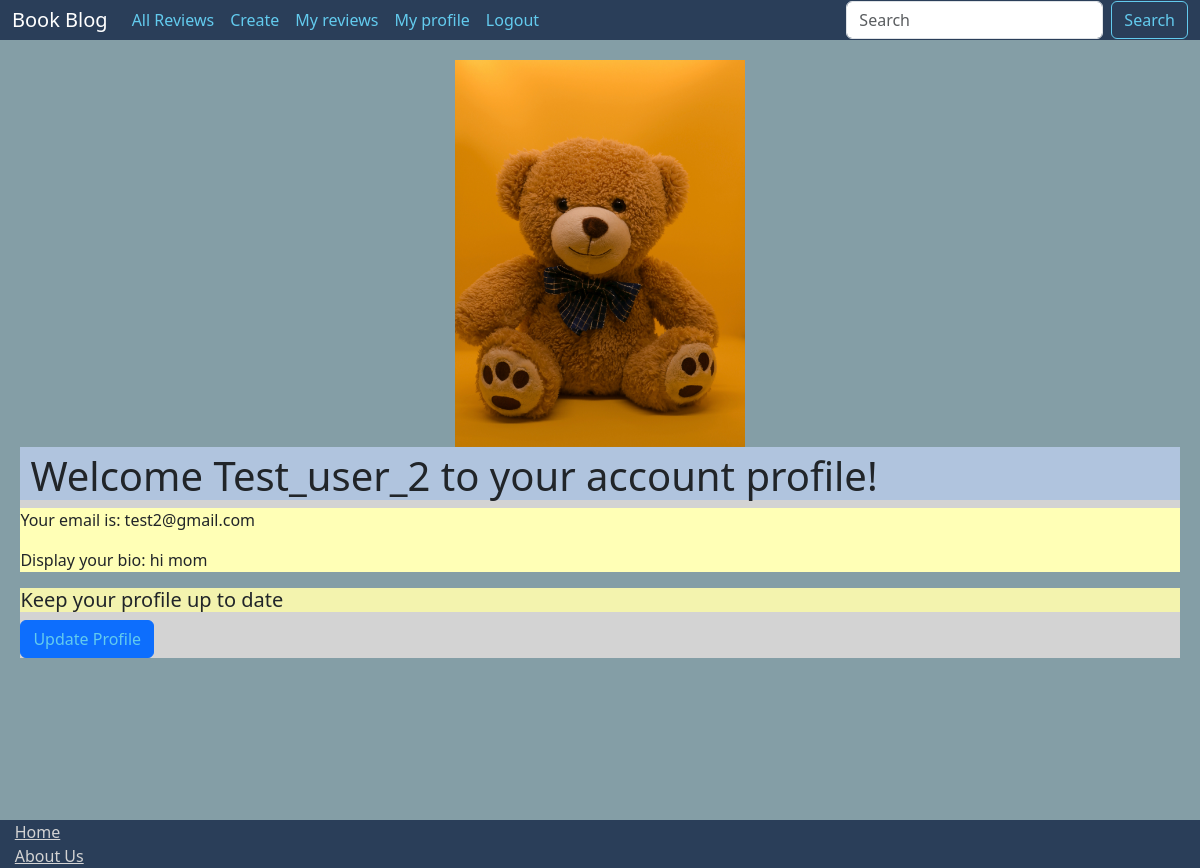
The page /accounts/profile/ (signed in) on the database as committed earlier.
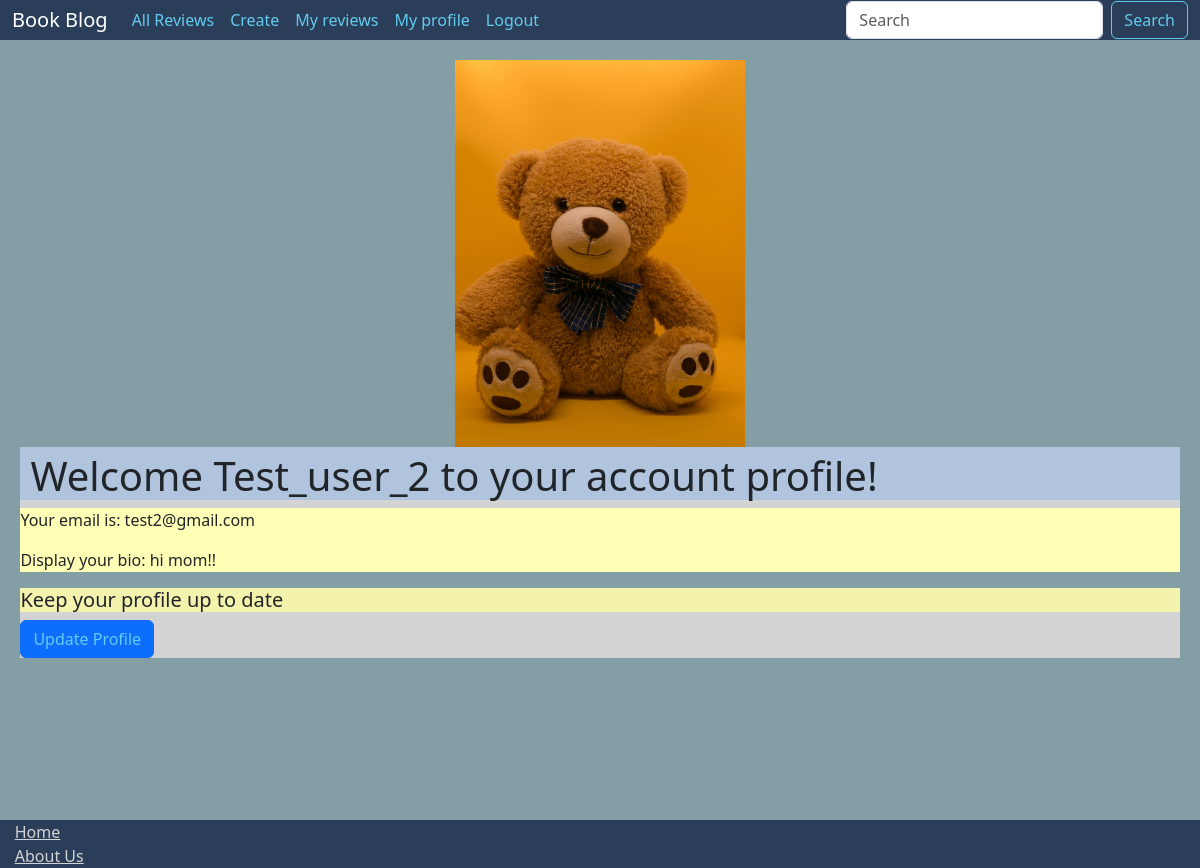
The same page on the database as committed later.
### accounts/models.py (models this page shows)
class CustomUser(AbstractUser):
    bio = models.TextField(blank=True)
    profile_image = models.ImageField(upload_to='profile_images/', blank=True)

### accounts/views.py (the view)
# urls.py: path("profile/", ProfileView.as_view(), name='profile'),
class ProfileView(DetailView):
    model = CustomUser
    template_name = 'registration/user_profile.html'
    context_object_name = 'user'
    def get_object(self, queryset=None):
        return self.request.user

### templates/registration/user_profile.html (shortened to what this page needs)
{% extends 'base.html' %}
{% load static %}
{% block content %}
<div class="d-flex justify-content-center">
        {% if user.profile_image %}
            <img src="{{ user.profile_image.url }}" class="w-25" alt="profile img"/>
        {% else %}
            <img src="https://plus.unsplash.com/premium_photo-1669652639356-f5cb1a086976?ixlib=rb-4.0.3&ixid=M3wxMjA3fDB8MHxwaG90by1wYWdlfHx8fGVufDB8fHx8fA%3D%3D&auto=format&fit=crop&w=870&q=80"
            class="w-25" alt="broken img"/>
        {% endif %}
</div>
<div class="userProfile">
    <div class="page_h1">
        <h1>Welcome {{ user.username }} to your account profile!</h1>
    </div>
    <div class="profile_text">
        <p>Your email is: {{ user.email }}</p>
        <p>Display your bio: {{ user.bio }}</p>
    </div>
</div>
<div class="updatePanel">
    <div class="updatePanel_h5">
        <h5>Keep your profile up to date</h5>
    </div>
    <div class="updateBtn">
        <a class="btn btn-primary" href="{% url 'profile_update' %}">Update Profile</a>
    </div>
</div>
{% endblock content %}

Rows that differ between the two databases and show on the page:
changed CustomUser "Test_user_2": bio "hi mom" → "hi mom!!"
